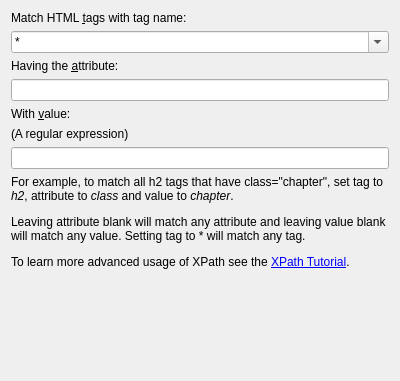
<?xml version="1.0" encoding="UTF-8"?>
<ui version="4.0">
 <class>Form</class>
 <widget class="QWidget" name="Form">
  <property name="geometry">
   <rect>
    <x>0</x>
    <y>0</y>
    <width>400</width>
    <height>381</height>
   </rect>
  </property>
  <property name="windowTitle">
   <string>Form</string>
  </property>
  <layout class="QVBoxLayout" name="verticalLayout">
   <item>
    <widget class="QLabel" name="label">
     <property name="text">
      <string>Match HTML &amp;tags with tag name:</string>
     </property>
     <property name="buddy">
      <cstring>tag</cstring>
     </property>
    </widget>
   </item>
   <item>
    <widget class="QComboBox" name="tag">
     <property name="editable">
      <bool>true</bool>
     </property>
     <item>
      <property name="text">
       <string>*</string>
      </property>
     </item>
     <item>
      <property name="text">
       <string>a</string>
      </property>
     </item>
     <item>
      <property name="text">
       <string>br</string>
      </property>
     </item>
     <item>
      <property name="text">
       <string>div</string>
      </property>
     </item>
     <item>
      <property name="text">
       <string>h1</string>
      </property>
     </item>
     <item>
      <property name="text">
       <string>h2</string>
      </property>
     </item>
     <item>
      <property name="text">
       <string>h3</string>
      </property>
     </item>
     <item>
      <property name="text">
       <string>h4</string>
      </property>
     </item>
     <item>
      <property name="text">
       <string>h5</string>
      </property>
     </item>
     <item>
      <property name="text">
       <string>h6</string>
      </property>
     </item>
     <item>
      <property name="text">
       <string>hr</string>
      </property>
     </item>
     <item>
      <property name="text">
       <string>span</string>
      </property>
     </item>
    </widget>
   </item>
   <item>
    <widget class="QLabel" name="label_2">
     <property name="text">
      <string>Having the &amp;attribute:</string>
     </property>
     <property name="buddy">
      <cstring>attribute</cstring>
     </property>
    </widget>
   </item>
   <item>
    <widget class="QLineEdit" name="attribute"/>
   </item>
   <item>
    <widget class="QLabel" name="label_3">
     <property name="text">
      <string>With &amp;value:</string>
     </property>
     <property name="buddy">
      <cstring>value</cstring>
     </property>
    </widget>
   </item>
   <item>
    <widget class="QLabel" name="label_4">
     <property name="text">
      <string>(A regular expression)</string>
     </property>
    </widget>
   </item>
   <item>
    <widget class="QLineEdit" name="value"/>
   </item>
   <item>
    <widget class="QLabel" name="example_label">
     <property name="text">
      <string>&lt;p&gt;For example, to match all h2 tags that have class=&quot;chapter&quot;, set tag to &lt;i&gt;h2&lt;/i&gt;, attribute to &lt;i&gt;class&lt;/i&gt; and value to &lt;i&gt;chapter&lt;/i&gt;.&lt;/p&gt;&lt;p&gt;Leaving attribute blank will match any attribute and leaving value blank will match any value. Setting tag to * will match any tag.&lt;/p&gt;&lt;p&gt;To learn more advanced usage of XPath see the &lt;a href=&quot;%s&quot;&gt;XPath Tutorial&lt;/a&gt;.</string>
     </property>
     <property name="wordWrap">
      <bool>true</bool>
     </property>
     <property name="openExternalLinks">
      <bool>true</bool>
     </property>
    </widget>
   </item>
   <item>
    <spacer name="verticalSpacer">
     <property name="orientation">
      <enum>Qt::Vertical</enum>
     </property>
     <property name="sizeHint" stdset="0">
      <size>
       <width>20</width>
       <height>40</height>
      </size>
     </property>
    </spacer>
   </item>
  </layout>
 </widget>
 <resources/>
 <connections/>
</ui>
